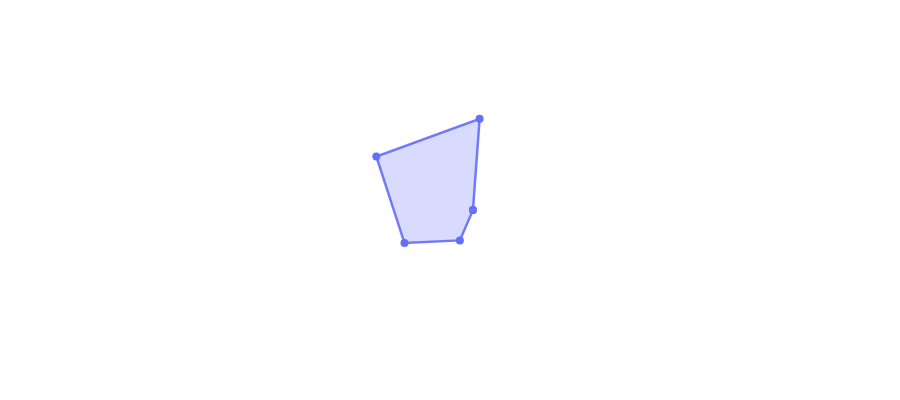
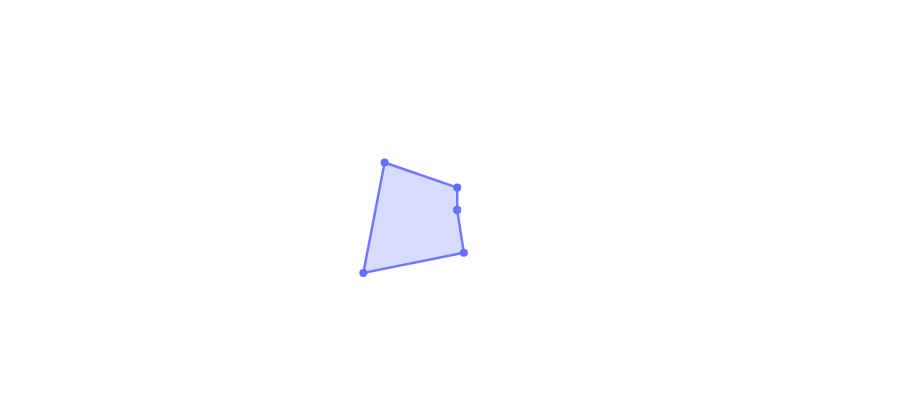
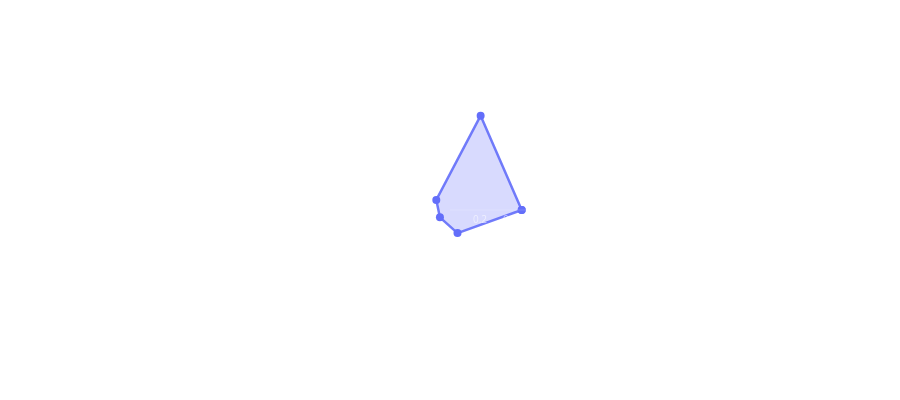

Notebook code cell kept with these figures, in order:
### Code cell
# Side-by-side radar charts
from plotly.subplots import make_subplots

for key, label in [("emotional", "Emotional/Reflective"), ("intellectual", "Intellectual/Analytical"), ("fragmented", "Fragmented/Stream")]:
    if key in eval_results and eval_results[key].get('status') == 'success':
        fig = create_radar_chart(eval_results[key]['scores'], title=f"Snapshot: {label}")
        fig.show()

### Figure 1 — Plotly figure (JSON) as saved in the notebook; plotly's stock layout.template omitted (floating-point values rounded to 4 significant figures)
{"data": [{"fill": "toself", "fillcolor": "rgba(99, 110, 250, 0.25)", "line": {"color": "rgba(99, 110, 250, 0.9)", "width": 2.5}, "marker": {"color": "rgba(99, 110, 250, 1)", "size": 8}, "name": "Snapshot", "r": [0.153, 0.639, 0.607, 0.375, 0.213, 0.153], "theta": ["Emotional Intensity", "Temporal Breadth", "Cognitive Complexity", "Social Orientation", "Coherence", "Emotional Intensity"], "type": "scatterpolar"}], "layout": {"font": {"color": "white"}, "height": 400, "margin": {"b": 40, "l": 60, "r": 60, "t": 60}, "paper_bgcolor": "rgba(0,0,0,0)", "plot_bgcolor": "rgba(0,0,0,0)", "polar": {"angularaxis": {"gridcolor": "rgba(255,255,255,0.15)", "linecolor": "rgba(255,255,255,0.15)", "tickfont": {"color": "rgba(255,255,255,0.85)", "size": 12}}, "bgcolor": "rgba(0,0,0,0)", "radialaxis": {"gridcolor": "rgba(255,255,255,0.15)", "linecolor": "rgba(255,255,255,0.15)", "range": [0, 1], "tickfont": {"color": "rgba(255,255,255,0.6)", "size": 10}, "ticktext": ["0.2", "0.4", "0.6", "0.8", "1.0"], "tickvals": [0.2, 0.4, 0.6, 0.8, 1], "visible": true}}, "showlegend": false, "title": {"font": {"color": "white", "size": 16}, "text": "Snapshot: Emotional/Reflective", "x": 0.5}}}

### Figure 2 — Plotly figure (JSON) as saved in the notebook; plotly's stock layout.template omitted (floating-point values rounded to 4 significant figures)
{"data": [{"fill": "toself", "fillcolor": "rgba(99, 110, 250, 0.25)", "line": {"color": "rgba(99, 110, 250, 0.9)", "width": 2.5}, "marker": {"color": "rgba(99, 110, 250, 1)", "size": 8}, "name": "Snapshot", "r": [0.048, 0.157, 0.539, 0.714, 0.299, 0.048], "theta": ["Emotional Intensity", "Temporal Breadth", "Cognitive Complexity", "Social Orientation", "Coherence", "Emotional Intensity"], "type": "scatterpolar"}], "layout": {"font": {"color": "white"}, "height": 400, "margin": {"b": 40, "l": 60, "r": 60, "t": 60}, "paper_bgcolor": "rgba(0,0,0,0)", "plot_bgcolor": "rgba(0,0,0,0)", "polar": {"angularaxis": {"gridcolor": "rgba(255,255,255,0.15)", "linecolor": "rgba(255,255,255,0.15)", "tickfont": {"color": "rgba(255,255,255,0.85)", "size": 12}}, "bgcolor": "rgba(0,0,0,0)", "radialaxis": {"gridcolor": "rgba(255,255,255,0.15)", "linecolor": "rgba(255,255,255,0.15)", "range": [0, 1], "tickfont": {"color": "rgba(255,255,255,0.6)", "size": 10}, "ticktext": ["0.2", "0.4", "0.6", "0.8", "1.0"], "tickvals": [0.2, 0.4, 0.6, 0.8, 1], "visible": true}}, "showlegend": false, "title": {"font": {"color": "white", "size": 16}, "text": "Snapshot: Intellectual/Analytical", "x": 0.5}}}

### Figure 3 — Plotly figure (JSON) as saved in the notebook; plotly's stock layout.template omitted (floating-point values rounded to 4 significant figures)
{"data": [{"fill": "toself", "fillcolor": "rgba(99, 110, 250, 0.25)", "line": {"color": "rgba(99, 110, 250, 0.9)", "width": 2.5}, "marker": {"color": "rgba(99, 110, 250, 1)", "size": 8}, "name": "Snapshot", "r": [0.478, 0.661, 0.113, 0.083, 0.162, 0.478], "theta": ["Emotional Intensity", "Temporal Breadth", "Cognitive Complexity", "Social Orientation", "Coherence", "Emotional Intensity"], "type": "scatterpolar"}], "layout": {"font": {"color": "white"}, "height": 400, "margin": {"b": 40, "l": 60, "r": 60, "t": 60}, "paper_bgcolor": "rgba(0,0,0,0)", "plot_bgcolor": "rgba(0,0,0,0)", "polar": {"angularaxis": {"gridcolor": "rgba(255,255,255,0.15)", "linecolor": "rgba(255,255,255,0.15)", "tickfont": {"color": "rgba(255,255,255,0.85)", "size": 12}}, "bgcolor": "rgba(0,0,0,0)", "radialaxis": {"gridcolor": "rgba(255,255,255,0.15)", "linecolor": "rgba(255,255,255,0.15)", "range": [0, 1], "tickfont": {"color": "rgba(255,255,255,0.6)", "size": 10}, "ticktext": ["0.2", "0.4", "0.6", "0.8", "1.0"], "tickvals": [0.2, 0.4, 0.6, 0.8, 1], "visible": true}}, "showlegend": false, "title": {"font": {"color": "white", "size": 16}, "text": "Snapshot: Fragmented/Stream", "x": 0.5}}}
